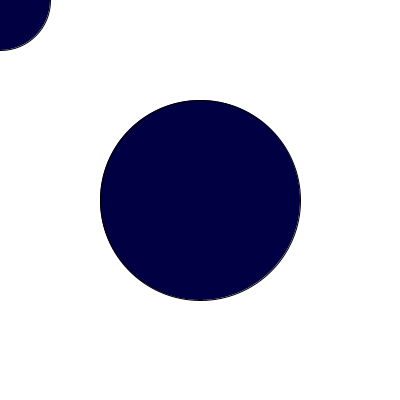
Frame 1 (no input)
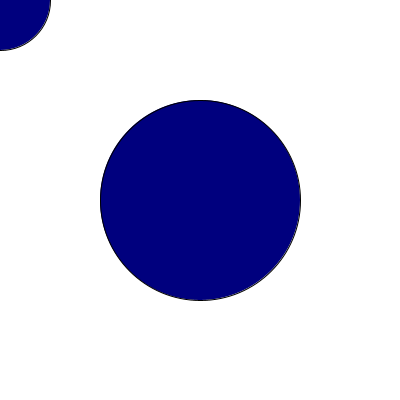
Frame 60 (the mouse pressed at the canvas centre just before this capture)
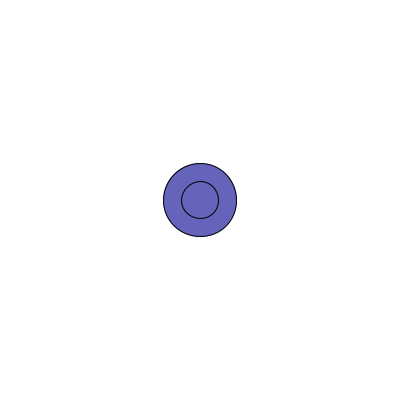
Frame 120 (the mouse held since frame 60 and released just before this capture)

The Processing sketch that drew these frames (run headless with seeded random() and noise(); from frame 60 on, the mouse is pressed at the canvas centre):

// Processing sketch: taylorrory_LATE_702_344088_part_1
// ── taylorrory_LATE_702_344088_part_1.pde
// Quiz Part 1: Moving Color Display
// Fill in the missing code to complete this interactive sketch

// Declare color component variables
float r;  // Red value 
float g;  // Green value
float b;  // Blue value
float circleSize;

void setup() {
  // Set the canvas size to 400x400
 size(400, 400); // 1/1
  
  // Initialize variables with random values between 0-255
  r = random(255);
  g = random(255);
  b = random(255);
  circleSize = 200;
  // 1/1
}

void draw() {
  // Set the background
  background(255);
  
  // Update color values based on mouse position
  r = mouseX/2;  // As mouse moves right, red increases
  b = mouseY/2;  // As mouse moves down, blue increases
  g = g + 1;     // Green constantly increases
  // 1/1
  
  // Fill in the blank below to explain the purpose/function of this line
  g = g % 255;
  // EXPLANATION: g increases as, ensuring values stay within a boundary
  // 1/1
  
  // Set fill color using our variables
  fill(r, b, g);
  // 1/1
  
  // Draw circles of different sizes (use circleSize variable).
  // One circle should be at center of canvas, the other following the mouse.
  circle(width/2, height/2, circleSize);
  circle(mouseX, mouseY, circleSize/2);
  // 1/1
  
   // Print current color values on separate lines
  println("Red: " + r + " ");
  println("Green: " + g + " ");
  println("Blue: " + b);
  // 1/1
}

void mousePressed() {
  // When mouse is pressed, give circleSize a random value 
  // between 50 and 150
  circleSize = random(50, 150);
  // 1/1
}

// TOTAL: 10/10
  
 
